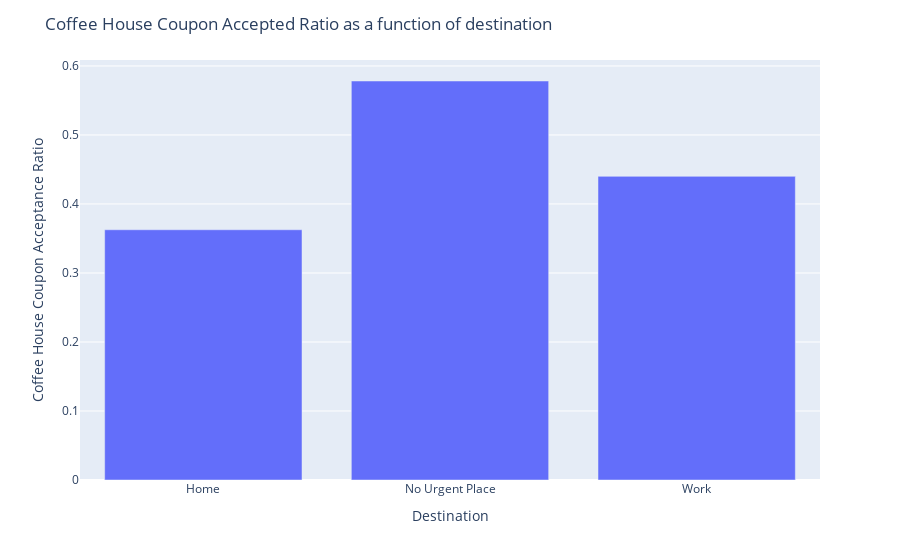

This figure's notebook cell:
### Markdown cell above
Interestingly, there's no clear correlation between acceptance ratio and income, for Coffee House Coupons.

### Code cell
# Look at acceptance ratio as a function of destination
accepted_ratio = df_coffee.groupby('destination').Y.sum()/df_coffee.groupby('destination').size()

fig = px.bar(accepted_ratio)
fig.update_layout(
    title='Coffee House Coupon Accepted Ratio as a function of destination',
    xaxis_title='Destination',
    yaxis_title='Coffee House Coupon Acceptance Ratio',
    showlegend=False,
)

### Figure 1 — Plotly figure (JSON) as saved in the notebook; plotly's stock layout.template omitted (floating-point values rounded to 4 significant figures)
{"data": [{"alignmentgroup": "True", "hovertemplate": "variable=0<br>destination=%{x}<br>value=%{y}<extra></extra>", "legendgroup": "0", "marker": {"color": "#636efa", "pattern": {"shape": ""}}, "name": "0", "offsetgroup": "0", "orientation": "v", "showlegend": true, "textposition": "auto", "type": "bar", "x": ["Home", "No Urgent Place", "Work"], "xaxis": "x", "y": [0.3626, 0.5782, 0.44], "yaxis": "y"}], "layout": {"barmode": "relative", "legend": {"title": {"text": "variable"}, "tracegroupgap": 0}, "margin": {"t": 60}, "showlegend": false, "title": {"text": "Coffee House Coupon Accepted Ratio as a function of destination"}, "xaxis": {"anchor": "y", "domain": [0, 1], "title": {"text": "Destination"}}, "yaxis": {"anchor": "x", "domain": [0, 1], "title": {"text": "Coffee House Coupon Acceptance Ratio"}}}}
